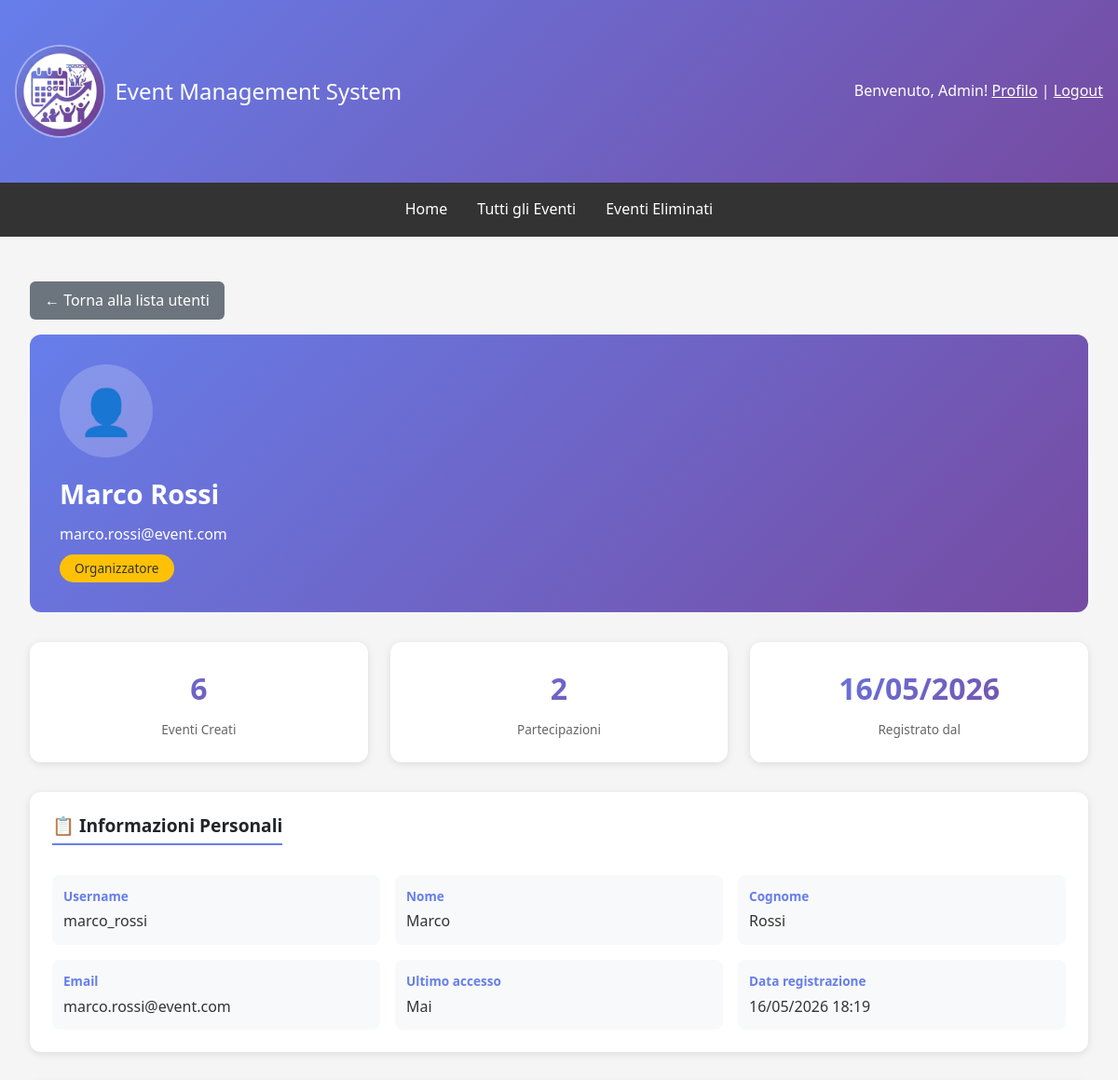
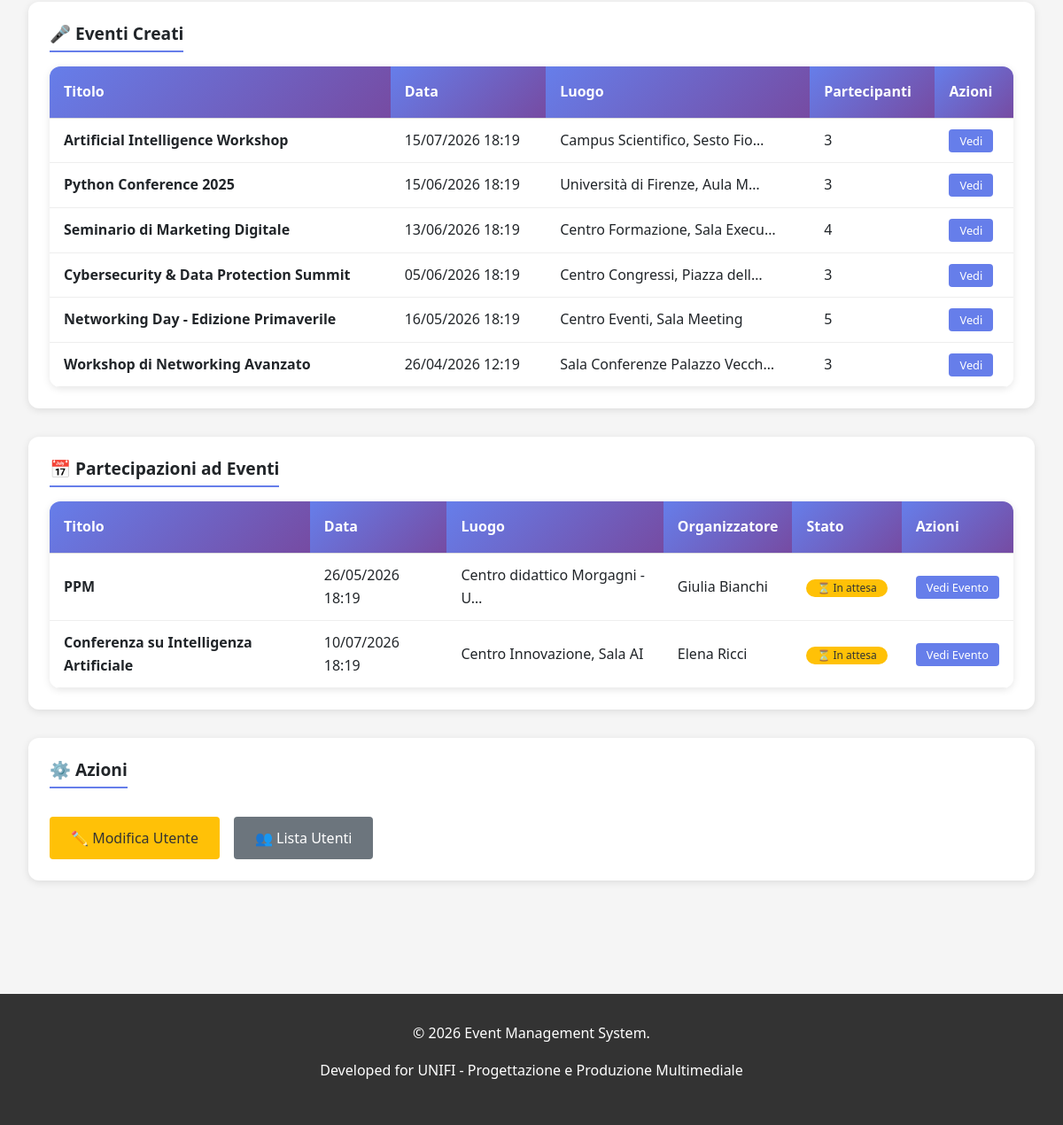
The page /users/admin/users/435/ (signed in) on the database its author committed (2 pictures, top to bottom).
### events/models.py (models this page shows, shortened)
class Event(models.Model):
    STATUS_CHOICES = [('draft', 'Bozza'), ('published', 'Pubblicato'), ('ongoing', 'In Corso'), ('completed', 'Completato'), ('cancelled', 'Annullato')]
    title = models.CharField(max_length=200, verbose_name='Titolo')
    description = models.TextField(verbose_name='Descrizione')
    organizer = models.ForeignKey(User, on_delete=models.CASCADE, related_name='organized_events', verbose_name='Organizzatore')
    location = models.CharField(max_length=255, verbose_name='Luogo')
    start_date = models.DateTimeField(verbose_name='Data e Ora Inizio')
    end_date = models.DateTimeField(verbose_name='Data e Ora Fine')
    max_attendees = models.IntegerField(null=True, blank=True, verbose_name='Numero Massimo Partecipanti')
    image = models.ImageField(upload_to='event_images/', blank=True, null=True, verbose_name='Immagine')
    status = models.CharField(max_length=15, choices=STATUS_CHOICES, default='draft', verbose_name='Stato')
    created_at = models.DateTimeField(auto_now_add=True)
    updated_at = models.DateTimeField(auto_now=True)
    deleted_at = models.DateTimeField(null=True, blank=True, verbose_name='Eliminato il')
    class Meta:
        ordering = ['-start_date']
        permissions = [('can_create_event', 'Può creare eventi'), ('can_edit_own_events', 'Può modificare i propri eventi'), ('can_delete_own_events', 'Può eliminare i propri eventi'), ('can_view_attendees', 'Può visualizzare la lista dei partecipanti')]

class EventRegistration(models.Model):
    STATUS_CHOICES = [('pending', 'In Attesa'), ('confirmed', 'Confermato'), ('cancelled', 'Annullato'), ('attended', 'Partecipato')]
    event = models.ForeignKey(Event, on_delete=models.CASCADE)
    user = models.ForeignKey(User, on_delete=models.CASCADE, related_name='event_registrations')
    status = models.CharField(max_length=15, choices=STATUS_CHOICES, default='pending')
    registered_at = models.DateTimeField(auto_now_add=True)
    updated_at = models.DateTimeField(auto_now=True)
    class Meta:
        unique_together = ('event', 'user')
        ordering = ['-registered_at']

### users/views.py (the view)
# urls.py: path('admin/users/<int:user_id>/', views.user_detail, name='user_detail'),
@user_passes_test(is_admin)
def user_detail(request, user_id):
    user = get_object_or_404(User.objects.select_related('profile'), id=user_id)
    events_organized = user.organized_events.all() if hasattr(user, 'organized_events') else []
    try:
        events_attending = user.event_registrations.filter(
            ~Q(status='cancelled')
        ).select_related('event', 'event__organizer')
    except:
        events_attending = []
    context = {
        'user_detail': user,
        'events_organized': events_organized,
        'events_attending': events_attending,
    }
    return render(request, 'users/user_detail.html', context)

### templates/users/user_detail.html (shortened to what this page needs)
{% extends 'base.html' %}
{% block content %}
<div class="profile-container">
    <a href="{% url 'users:user_list' %}" class="btn-back">
        ← Torna alla lista utenti
    </a>
    <div class="profile-header">
        <div class="profile-avatar">
            {% if user_detail.profile.avatar %}
                <img src="{{ user_detail.profile.avatar.url }}" alt="{{ user_detail.username }}" style="width: 100%; height: 100%; border-radius: 50%; object-fit: cover;">
            {% else %}
                👤
            {% endif %}
        </div>
        <div class="profile-name">{{ user_detail.get_full_name|default:user_detail.username }}</div>
        <div class="profile-email">{{ user_detail.email|default:"Email non impostata" }}</div>
        <div class="profile-role
            {% if user_detail.is_staff %}role-admin
            {% elif user_detail.profile.role == 'organizer' %}role-organizer
            {% else %}role-attendee{% endif %}">
            {% if user_detail.is_staff %}
                Amministratore
            {% elif user_detail.profile.role == 'organizer' %}
                Organizzatore
            {% else %}
                Partecipante
            {% endif %}
        </div>
    </div>
    <div class="stats-grid">
        <div class="stat-card">
            <div class="stat-number">{{ events_organized.count|default:"0" }}</div>
            <div class="stat-label">Eventi Creati</div>
        </div>
        <div class="stat-card">
            <div class="stat-number">{{ events_attending.count|default:"0" }}</div>
            <div class="stat-label">Partecipazioni</div>
        </div>
        <div class="stat-card">
            <div class="stat-number">{{ user_detail.date_joined|date:"d/m/Y" }}</div>
            <div class="stat-label">Registrato dal</div>
        </div>
    </div>
    <div class="info-section">
        <h3 class="info-title">📋 Informazioni Personali</h3>
        <div class="info-grid">
            <div class="info-item">
                <div class="info-label">Username</div>
                <div class="info-value">{{ user_detail.username }}</div>
            </div>
            <div class="info-item">
                <div class="info-label">Nome</div>
                <div class="info-value">{{ user_detail.first_name|default:"—" }}</div>
            </div>
            <div class="info-item">
                <div class="info-label">Cognome</div>
                <div class="info-value">{{ user_detail.last_name|default:"—" }}</div>
            </div>
            <div class="info-item">
                <div class="info-label">Email</div>
                <div class="info-value">{{ user_detail.email|default:"—" }}</div>
            </div>
            <div class="info-item">
                <div class="info-label">Ultimo accesso</div>
                <div class="info-value">{{ user_detail.last_login|date:"d/m/Y H:i"|default:"Mai" }}</div>
            </div>
            <div class="info-item">
                <div class="info-label">Data registrazione</div>
                <div class="info-value">{{ user_detail.date_joined|date:"d/m/Y H:i" }}</div>
            </div>
        </div>
    </div>
    {% if events_organized %}
    <div class="info-section">
        <h3 class="info-title">🎤 Eventi Creati</h3>
        <div class="events-table">
            <table>
                <thead>
                    <tr>
                        <th>Titolo</th>
                        <th>Data</th>
                        <th>Luogo</th>
                        <th>Partecipanti</th>
                        <th>Azioni</th>
                    </tr>
                </thead>
                <tbody>
                    {% for event in events_organized %}
                    <tr>
                        <td><strong>{{ event.title }}</strong></td>
                        <td>{{ event.start_date|date:"d/m/Y H:i" }}</td>
                        <td>{{ event.location|truncatechars:30 }}</td>
                        <td>{{ event.eventregistration_set.count }}</td>
                        <td>
                            <a href="{% url 'events:event_detail' event.id %}" class="btn-sm">Vedi</a>
                        </td>
                    </tr>
                    {% endfor %}
                </tbody>
            </table>
        </div>
    </div>
    {% endif %}
    {% if events_attending %}
    <div class="info-section">
        <h3 class="info-title">📅 Partecipazioni ad Eventi</h3>
        <div class="events-table">
            <table>
                <thead>
                    <tr>
                        <th>Titolo</th>
                        <th>Data</th>
                        <th>Luogo</th>
                        <th>Organizzatore</th>
                        <th>Stato</th>
                        <th>Azioni</th>
                    </tr>
                </thead>
                <tbody>
                    {% for registration in events_attending %}
                    <tr>
                        <td><strong>{{ registration.event.title }}</strong></td>
                        <td>{{ registration.event.start_date|date:"d/m/Y H:i" }}</td>
                        <td>{{ registration.event.location|truncatechars:30 }}</td>
                        <td>{{ registration.event.organizer.get_full_name|default:registration.event.organizer.username }}</td>
                        <td>
                            <span class="badge badge-{{ registration.status }}">
                                {% if registration.status == 'confirmed' %}✅ Confermato
                                {% elif registration.status == 'pending' %}⏳ In attesa
                                {% else %}❌ Cancellato{% endif %}
                            </span>
                        </td>
                        <td>
                            <a href="{% url 'events:event_detail' registration.event.id %}" class="btn-sm">Vedi Evento</a>
                        </td>
                    </tr>
                    {% endfor %}
                </tbody>
            </table>
        </div>
    </div>
    {% endif %}
    <div class="info-section">
        <h3 class="info-title">⚙️ Azioni</h3>
        <div style="display: flex; gap: 1rem; flex-wrap: wrap; margin-top: 1rem;">
            <a href="{% url 'admin:auth_user_change' user_detail.id %}" class="btn" style="background: #ffc107; color: #333;">
                ✏️ Modifica Utente
            </a>
            <a href="{% url 'users:user_list' %}" class="btn" style="background: #6c757d;">
                👥 Lista Utenti
            </a>
        </div>
    </div>
</div>
{% endblock %}

### templates/base.html (shortened to what this page needs)
{% load static %}
<!DOCTYPE html>
<html lang="it">
<head>
    <link href="https://cdn.jsdelivr.net/npm/bootstrap@5.3.0/dist/css/bootstrap.min.css" rel="stylesheet">
</head>
<body>
    <header>
        <div class="container">
            <div class="header-content">
                <div class="header-logo">
                    <a href="{% url 'home' %}" style="text-decoration: none; color: inherit; display: flex; align-items: center; gap: 10px;">
                        <img src="{% static 'favicon.ico' %}" alt="Event Management System Logo">
                        <h1>Event Management System</h1>
                    </a>
                </div>
                <div class="user-info">
                    {% if user.is_authenticated %}
                        <span>Benvenuto, {{ user.first_name|default:user.username }}!</span>
                        <a href="{% url 'users:profile' %}" style="color: white; text-decoration: underline;">Profilo</a> |
                        <form method="post" action="{% url 'users:logout' %}" style="display: inline; margin: 0; padding: 0; background: none; border:none; outline: none; box-shadow: none;">
                            <button type="submit" style="background: none; border: none; color: white; text-decoration: underline; cursor: pointer; padding: 0; font: inherit; outline: none; box-shadow: none;">
                                Logout
                            </button>
                        </form>
                    {% else %}
                        <a href="{% url 'users:login' %}" style="color: white; text-decoration: underline;">Login</a> |
                        <a href="{% url 'users:register' %}" style="color: white; text-decoration: underline;">Registrati</a>
                    {% endif %}
                </div>
            </div>
        </div>
    </header>
    <nav>
        <div class="nav-links">
            <a href="{% url 'home' %}">Home</a>
            <a href="{% url 'events:event_list' %}">Tutti gli Eventi</a>
            {% if user.is_authenticated %}
                {% if user.is_staff %}
                    <a href="{% url 'events:deleted_events' %}">Eventi Eliminati</a>
                {% else %}
                    <a href="{% url 'events:user_registrations' %}">Le mie Registrazioni</a>
                    <a href="{% url 'events:calendar_view' %}">Calendario</a>
                {% endif %}
            {% endif %}
        </div>
    </nav>
    <div class="container">
        {% block content %}{% endblock %}
    </div>
    <footer>
        <p>&copy; 2026 Event Management System.</p>
        <p>Developed for UNIFI - Progettazione e Produzione Multimediale</p>
    </footer>
</body>
</html>

### rows shown on the page
Event: title "Artificial Intelligence Workshop", start_date "15/07/2026 18:19", location "Campus Scientifico, Sesto Fio…", eventregistration_set.count "3"
Event: title "Python Conference 2025", start_date "15/06/2026 18:19", location "Università di Firenze, Aula M…", eventregistration_set.count "3"
Event: title "Seminario di Marketing Digitale", start_date "13/06/2026 18:19", location "Centro Formazione, Sala Execu…", eventregistration_set.count "4"
Event: title "Cybersecurity & Data Protection Summit", start_date "05/06/2026 18:19", location "Centro Congressi, Piazza dell…", eventregistration_set.count "3"
Event: title "Networking Day - Edizione Primaverile", start_date "16/05/2026 18:19", location "Centro Eventi, Sala Meeting", eventregistration_set.count "5"
Event: title "Workshop di Networking Avanzato", start_date "26/04/2026 12:19", location "Sala Conferenze Palazzo Vecch…", eventregistration_set.count "3"
EventRegistration: event "PPM", event.start_date "26/05/2026 18:19", event.location "Centro didattico Morgagni - U…", event.organizer.get_full_name "Giulia Bianchi", status "⏳ In attesa"
EventRegistration: event "Conferenza su Intelligenza Artificiale", event.start_date "10/07/2026 18:19", event.location "Centro Innovazione, Sala AI", event.organizer.get_full_name "Elena Ricci", status "⏳ In attesa"

### other values the page prints
{{ user.first_name|default:user.username }} "Admin"
{{ user_detail.get_full_name|default:user_detail.username }} "Marco Rossi"
{{ user_detail.email|default:"Email non impostata" }} "marco.rossi@event.com"
{{ user_detail.username }} "marco_rossi"
{{ user_detail.first_name|default:"—" }} "Marco"
{{ user_detail.last_name|default:"—" }} "Rossi"
{{ user_detail.email|default:"—" }} "marco.rossi@event.com"
{{ user_detail.last_login|date:"d/m/Y H:i"|default:"Mai" }} "Mai"
{{ user_detail.date_joined|date:"d/m/Y H:i" }} "16/05/2026 18:19"
